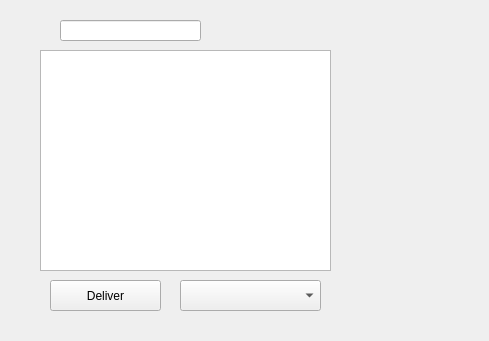
<?xml version="1.0" encoding="UTF-8"?>
<ui version="4.0">
 <class>CourierWindow</class>
 <widget class="QWidget" name="CourierWindow">
  <property name="geometry">
   <rect>
    <x>0</x>
    <y>0</y>
    <width>489</width>
    <height>341</height>
   </rect>
  </property>
  <property name="windowTitle">
   <string>CourierWindow</string>
  </property>
  <widget class="QListWidget" name="listWidget">
   <property name="geometry">
    <rect>
     <x>40</x>
     <y>50</y>
     <width>291</width>
     <height>221</height>
    </rect>
   </property>
  </widget>
  <widget class="QPushButton" name="pushButton">
   <property name="geometry">
    <rect>
     <x>50</x>
     <y>280</y>
     <width>111</width>
     <height>31</height>
    </rect>
   </property>
   <property name="text">
    <string>Deliver</string>
   </property>
  </widget>
  <widget class="QComboBox" name="comboBox">
   <property name="geometry">
    <rect>
     <x>180</x>
     <y>280</y>
     <width>141</width>
     <height>31</height>
    </rect>
   </property>
  </widget>
  <widget class="QLineEdit" name="lineEdit">
   <property name="geometry">
    <rect>
     <x>60</x>
     <y>20</y>
     <width>141</width>
     <height>21</height>
    </rect>
   </property>
  </widget>
 </widget>
 <resources/>
 <connections/>
</ui>
